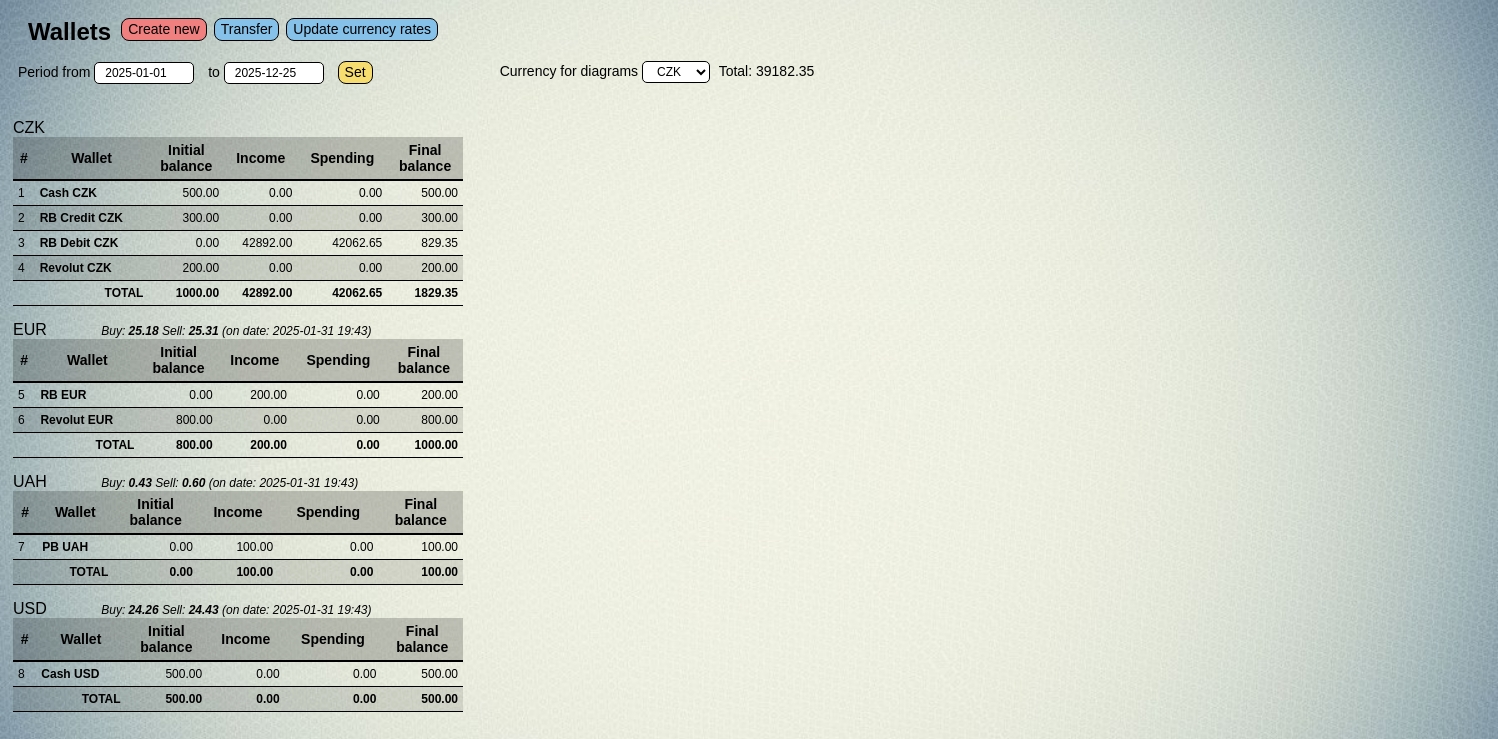
/finance/, run on the app's committed database.
### finance/models.py (models this page shows, shortened)
class Info(models.Model):
    init_date = models.DateField(verbose_name='Init date')
    final_date = models.DateField(verbose_name='Final date', default='2025-01-01')

class Wallet(models.Model):
    W_TYPES = (
        ('a', 'account'),
        ('b', 'bank account'),
        ('c', 'cash'),
        )
    w_name = models.CharField(max_length=20, verbose_name = 'Wallet name')
    w_ticker = models.CharField(max_length=3, verbose_name = 'Currency ticker')
    w_type = models.CharField(max_length=1, choices=W_TYPES, verbose_name = 'Type')
    w_bank = models.CharField(max_length=25, verbose_name = 'Bank name', blank=True)
    w_date = models.DateField(db_index=True, verbose_name = 'Open date')
    w_balance = models.DecimalField(max_digits=12, decimal_places=2, verbose_name = 'Open balance', default=0.00)
    f_name = models.CharField(max_length=24, blank=True, verbose_name='Full wallet name')
    w_limit = models.DecimalField(max_digits=12, decimal_places=2, verbose_name = 'Limit', default=0.00)
    class Meta:
        verbose_name = 'wallet'
        verbose_name_plural = 'wallets'
        ordering = ['w_name']

### finance/views.py (the view, shortened to what this page needs)
# urls.py: path('', home, name = 'home'),
def home(request):
    try:#__________________________________________________set init date
        choosen_date_obj = Info.objects.get()
    except Info.DoesNotExist:
        choosen_date_obj = None
    if request.method == 'POST':
        form = Form_set_date_init_bal(request.POST, instance=choosen_date_obj)
        if form.is_valid():
            form.save()
    else:
        form = Form_set_date_init_bal(instance=choosen_date_obj)#_____end
    prev_date = choosen_date_obj.init_date - timedelta(days=1)
    choosen_init = choosen_date_obj.init_date
    choosen_final = choosen_date_obj.final_date
    wlts = Wallet.objects.all()#_______________preparing tickers
    tickers = set()
    for wlt in wlts:
        tickers.add(wlt.w_ticker)
    tickers = sorted(tickers)
    n = 0#______________________________________preparing data for tables and data_chart for charts
    data = {}
    data_chart = []
    for ticker in tickers:
        data[ticker] = {}
        for wlt in wlts:
            if ticker == wlt.w_ticker:
                n += 1
                if choosen_date_obj.init_date < wlt.w_date:
                    bal_on_date = 0
                else:
                    before_obj_dt = Income.objects.filter(wallet=wlt, date__range=[wlt.w_date, prev_date])
                    before_dt_sum = before_obj_dt.aggregate(Sum('debit'))['debit__sum'] or Decimal('0.00')
                    before_obj_ct = Spending.objects.filter(wallet=wlt, date__range=[wlt.w_date, prev_date])
                    before_ct_sum = before_obj_ct.aggregate(Sum('credit'))['credit__sum'] or Decimal('0.00')
                    bal_on_date = wlt.w_balance + before_dt_sum - before_ct_sum
                after_obj_dt = Income.objects.filter(wallet=wlt, date__range=[choosen_init, choosen_final])
                after_dt_sum = after_obj_dt.aggregate(Sum('debit'))['debit__sum'] or Decimal('0.00')
                after_obj_ct = Spending.objects.filter(wallet=wlt, date__range=[choosen_init, choosen_final])
                after_ct_sum = after_obj_ct.aggregate(Sum('credit'))['credit__sum'] or Decimal('0.00')
                if choosen_date_obj.init_date < wlt.w_date:
                    after_obj_dt = Income.objects.filter(wallet=wlt, date__range=[wlt.w_date, choosen_final])
                    after_dt_sum = after_obj_dt.aggregate(Sum('debit'))['debit__sum'] or Decimal('0.00')
                    after_obj_ct = Spending.objects.filter(wallet=wlt, date__range=[wlt.w_date, choosen_final])
                    after_ct_sum = after_obj_ct.aggregate(Sum('credit'))['credit__sum'] or Decimal('0.00')
                    final_bal = wlt.w_balance + after_dt_sum - after_ct_sum
                else:
                    final_bal = bal_on_date + after_dt_sum - after_ct_sum
                data_chart.append([wlt, float(final_bal)])
                data[ticker][wlt] = {
                    'n': n,
                    'wlt_pk': wlt.pk,
                    'bal_on_date': bal_on_date,
                    'after_dt_sum': after_dt_sum,
                    'after_ct_sum': after_ct_sum,
                    'final_bal': final_bal,
                }
    totals = {}#________________________________________________totals row for tables
    for ticker, wallets in data.items():
        totals[ticker] = {
            'total_initial': sum(wallet_data['bal_on_date'] for wallet_data in wallets.values()),
            'total_income': sum(wallet_data['after_dt_sum'] for wallet_data in wallets.values()),
            'total_spending': sum(wallet_data['after_ct_sum'] for wallet_data in wallets.values()),
            'total_final': sum(wallet_data['final_bal'] for wallet_data in wallets.values()),
        }
    info_date_obj = Info.objects.get()
    info_init = info_date_obj.init_date
    info_final = info_date_obj.final_date
    tickers_without_czk = tickers[:]#_______________rates for context
    tickers_without_czk.remove('CZK')
    rates = {}
    for ticker in tickers_without_czk:
        try:
            last_rate = Rates.objects.filter(name=ticker).latest('date')
            rates[ticker] = {'buy': str(last_rate.buy), 'sell': str(last_rate.sell), 'date':last_rate.date}
        except:
            rates[ticker] = {'buy': str(1), 'sell': str(1), 'date': current_date}
    choosen_ticker = request.GET.get("choosen_ticker")#_______________getting ticker from template
    if choosen_ticker == None:#_____________________________________Converting currencies
        choosen_ticker = main_currency
    if choosen_ticker == main_currency:
        for i in data_chart:
            ticker = i[0].w_ticker
            value = i[1]
            if ticker == main_currency:
               pass
            else:
                i[1] = round(value * float(rates[ticker]['buy']),2)
    total_amount_lst = [i[1] for i in data_chart]
    total_amount = sum(total_amount_lst)
    pie_chart = []#_________________data for pie chart
    for i in data_chart:
        l=[]
        ticker = i[0].w_ticker
        l.append(i[0].f_name)
        value = i[1]
        if value >0:
            l.append(value)
        else:
            l.append(0)
        pie_chart.append(l)
    data_pie_chart = [['Wallet', 'Sum']]+ pie_chart
    wlts_lst = ['Category']#_________________data for bar chart
    lst = []
    for ticker in tickers:
        raw = []
        raw.append(ticker)
        for j in data_chart:
            if j[0].w_ticker == ticker:
                wlts_lst.append(j[0].f_name)
                wlts_lst.append({'role': 'annotation'})
                raw.append(float(j[1]))
                raw.append(str(j[0].f_name) +' '+str(float(j[1]))+' '+(str(choosen_ticker)).lower())
        lst.append(raw)
    qty_lst = []
    for i in lst:
        qty_lst.append(int((len(i)-1)/2))
    new_lst = []
    for i in lst:
        add_b = [0.00, '']
        add_a = [0.00, '']
        ind = lst.index(i)
        before = sum(qty_lst[:ind])
        if before == 0:
            before = []
            add_b = 0
        after = sum(qty_lst[(ind + 1):])
        if after == 0:
            after = []
            add_a = 0
        ticker = i.pop(0)
        i = (add_b * before) + i + (add_a * after)
        i = [ticker]+i
        new_lst.append(i)
    data_bar_chart = [wlts_lst] + new_lst
    context = {#_________________________________________________CONTEXT
        'data': data,
        'data_pie_chart': data_pie_chart,
        'data_bar_chart': data_bar_chart,
        'info_init': info_init,
        'info_final': info_final,
        'form': form,
        'rates': rates,
        'choosen_ticker': choosen_ticker,
        'tickers': tickers,
        'totals': totals,
        'total_amount': total_amount,
        'wlts': wlts,
        }
    return render(request, 'finance/home.html', context)

### finance/forms.py
class Form_set_date_init_bal(forms.ModelForm):#__________________________________________Set_date_init_bal
    init_date = forms.DateField(widget=forms.TextInput(attrs={'id': 'datepicker', 'placeholder': 'Choose date'}),
                           input_formats=['%Y-%m-%d'])
    final_date = forms.DateField(widget=forms.TextInput(attrs={'id': 'datepicker', 'placeholder': 'Choose date'}),
                                input_formats=['%Y-%m-%d'])
    class Meta:
        model = Info
        fields = ['init_date', 'final_date']

### finance/templatetags/custom_filters.py (called while the page is built)
@register.filter
def get_item(dictionary, key):
    return dictionary.get(key)

### finance/templates/finance/home.html (shortened to what this page needs)
{% extends 'layout/basic.html' %}
{% load static %}
{% load custom_filters %}
{% block header %}
            <div class='nav_H'>
                <div class="wallet">Wallets</div>
                <button class="btn nav_btn btn_red" onclick="location.href='{% url 'create_wlt' %}'">Create new</button>
                <button class="btn nav_btn btn_blue" onclick="location.href='{% url 'transfer_funds' %}'">Transfer</button>
                <button class="btn nav_btn btn_blue" onclick="location.href='{% url 'update_rates' %}'">Update currency rates</button>
            </div>
            <div class="flex-container">
                <div>
                    <form method='POST'>
                        <label>Period from</label> {{ form.init_date }}
                        <label>to</label> {{ form.final_date }}
                        <link rel="stylesheet" href="https://cdn.jsdelivr.net/npm/flatpickr/dist/flatpickr.min.css">
                        <button class='btn nav_btn' type='submit' >Set</button>
                    </form>
                </div>
                <div>
                    <form method="get">
                        <label style="margin: 0px 0px 0px 100px">Currency for diagrams</label>
                        <select name="choosen_ticker" onchange="this.form.submit()">
                            {% for item in tickers %}
                               <option value="{{ item }}" {% if item == choosen_ticker %}selected="selected"{% endif %}>
                                    {{ item }}
                                </option>
                            {% endfor %}
                        </select>
                        Total: {{ total_amount }}
                    </form>
                </div>
            </div>
{% endblock %}
{% block left_side %}
    {% for ticker, wallets in data.items %}
        <div style="margin:15px 0px 0px 0px;">
        {{ ticker }}
        {% if ticker in rates %}
            <span style="font-size: 12px; margin:0px 0px 0px 50px; font-style: italic;">
                {% if rates|get_item:ticker|get_item:"buy" != '1' and rates|get_item:ticker|get_item:"sell" != '1' %}
                    Buy: <b>{{ rates|get_item:ticker|get_item:"buy" }}</b>
                    Sell: <b>{{ rates|get_item:ticker|get_item:"sell" }}</b>
                    (on date: {{ rates|get_item:ticker|get_item:"date"|date:"Y-m-d H:i" }})
                {% else %}
                    no rates fo r this ticker !
                {% endif %}
            </span>
        {% endif %}
        </div>
        <table>
            <thead>
                <tr>
                    <th>#</th>
                    <th>Wallet</th>
                    <th>Initial <br> balance</th>
                    <th>Income</th>
                    <th>Spending</th>
                    <th>Final <br> balance</th>
                </tr>
            </thead>
            <tbody>
                {% for wallet, wallet_data in wallets.items %}
                    <tr>
                        <td>{{ wallet_data.n }}</td>
                        <td style="font-weight: bold;">
                            <a href="{% url 'home_wlt' wallet_data.wlt_pk %}calendar/?choice=period&start_date={{info_init|date:'Y-m-d'}}&end_date={{info_final|date:'Y-m-d'}}">{{ wallet.f_name }}</a>
                        </td>
                        <td style="text-align: right;">{{ wallet_data.bal_on_date|floatformat:2 }}</td>
                        <td style="text-align: right;">{{ wallet_data.after_dt_sum|floatformat:2 }}</td>
                        <td style="text-align: right;">{{ wallet_data.after_ct_sum|floatformat:2 }}</td>
                        <td style="text-align: right;">{{ wallet_data.final_bal|floatformat:2 }}</td>
                {% endfor %}
                {% for total_ticker, total_data in totals.items %}
                    {% if total_ticker == ticker %}
                        <tr>
                            <td></td>
                            <td style="text-align: right; font-weight: bold;">TOTAL</td>
                            <td style="text-align: right; font-weight: bold;">{{ total_data.total_initial|floatformat:2 }}</td>
                            <td style="text-align: right; font-weight: bold;">{{ total_data.total_income|floatformat:2 }}</td>
                            <td style="text-align: right; font-weight: bold;">{{ total_data.total_spending|floatformat:2 }}</td>
                            <td style="text-align: right; font-weight: bold;">{{ total_data.total_final|floatformat:2 }}</td>
                        </tr>
                    {% endif %}
                {% endfor %}
            </tbody>
        </table>
    {% endfor %}
{% endblock %}
{% block right_side %}
    <div id="barchart" style="width: 700px; height: 700px;"></div>
{% endblock %}
{% block diagram %}
    <div id="piechart" style="width: 300px; height: 300px;"></div>
{% endblock%}

### finance/static/finance/style.css (style rules this page uses)
body { position: relative; z-index: 0; background-image: url('bg_v2.jpg'); background-size: cover; background-repeat: no-repeat; background-position: center; font-family: Arial, sans-serif; text-decoration: none; color: black; }
.nav_H { display: flex; flex-direction: row; align-items: center; }
.wallet { font-size: 24px; font-weight: bold; margin: 10px 10px 5px 20px; }
.btn { border: 1px solid black; line-height: 1.1; cursor: pointer; transition: transform 0.2s; text-decoration: none; text-align: center; border-radius: 8px; white-space: normal; word-wrap: break-word; }
.nav_btn { background-color: rgb(247, 220, 111); min-height: 23px; height: fit-content; margin: 0px 7px 0px 0px; font-size: 14px; }
.btn_blue { background-color: rgb(133, 193, 233); }
.btn_red { background-color: #f08080; }
.flex-container { display: flex; flex-direction: row; }
form { font-size: 14px; padding: 10px 10px 15px 10px; margin: 0px 0px 0px 0px; }
input[type="text"], [type="number"], textarea { padding: 0px 5px 0px 10px; height: 22px; width: 100px; margin: 0px 10px 5px 0px; border: 1px solid black; font-size: 12px; border-radius: 5px; }
select { font-size: 12px; padding: 2px 10px 2px 10px; margin: 0px 5px 0px 0px; background-color: white; border: 0.5px solid black; cursor: pointer; border-radius: 5px; height: 22px; }
table { min-width: 450px; width: fit; border-collapse: collapse; font-size: 12px; text-align: left; }
table th { background-color: rgba(0, 0, 0, 0.2); padding: 5px; border-bottom: 2px solid black; font-size: 14px; text-align: center; }
table td { padding: 5px; border-bottom: 1px solid black; }
table td a { text-decoration: none; color: inherit; }
table tr:nth-child(even) { background-color: rgba(0, 0, 0, 0.1); }

### data on the page
Info: init_date "2025-01-01", final_date "2025-12-25"
Wallet: choosen_ticker "CZK", data "CZK", n "1", f_name "Cash CZK", bal_on_date "500.00", after_dt_sum "0.00", after_ct_sum "0.00", final_bal "500.00"
Wallet: n "2", f_name "RB Credit CZK", bal_on_date "300.00", after_dt_sum "0.00", after_ct_sum "0.00", final_bal "300.00"
Wallet: n "3", f_name "RB Debit CZK", bal_on_date "0.00", after_dt_sum "42892.00", after_ct_sum "42062.65", final_bal "829.35"
Wallet: n "4", f_name "Revolut CZK", bal_on_date "200.00", after_dt_sum "0.00", after_ct_sum "0.00", final_bal "200.00"
Wallet: data "EUR", data "25.18", data "25.31", data "2025-01-31 19:43", n "5", f_name "RB EUR", bal_on_date "0.00", after_dt_sum "200.00", after_ct_sum "0.00", final_bal "200.00"
Wallet: n "6", f_name "Revolut EUR", bal_on_date "800.00", after_dt_sum "0.00", after_ct_sum "0.00", final_bal "800.00"
Wallet: data "UAH", data "0.43", data "0.60", data "2025-01-31 19:43", n "7", f_name "PB UAH", bal_on_date "0.00", after_dt_sum "100.00", after_ct_sum "0.00", final_bal "100.00"
Wallet: data "USD", data "24.26", data "24.43", data "2025-01-31 19:43", n "8", f_name "Cash USD", bal_on_date "500.00", after_dt_sum "0.00", after_ct_sum "0.00", final_bal "500.00"

### other printed values
{{ total_amount }} "39182.35"
{{ total_data.total_initial|floatformat:2 }} "1000.00" "800.00" "0.00" "500.00"
{{ total_data.total_income|floatformat:2 }} "42892.00" "200.00" "100.00" "0.00"
{{ total_data.total_spending|floatformat:2 }} "42062.65" "0.00" "0.00" "0.00"
{{ total_data.total_final|floatformat:2 }} "1829.35" "1000.00" "100.00" "500.00"
